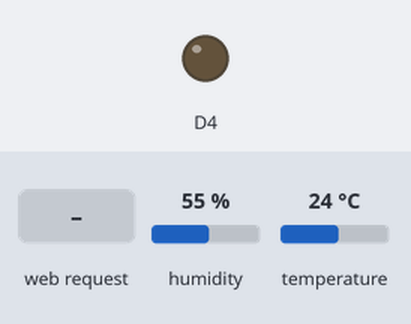
The sketch below on a simulated ESP8266 (NodeMCU). On the bench: output pins drawn as LEDs (lit = HIGH). The inputs (shaded band) are chosen by the test bench; at power-on: humidity 55 %, temperature 24 °C. WiFi joins after 1.5 s; servers stay silent unless stated; pins used as bus, display or sensor lines are not drawn; what the sketch prints to the serial monitor is not drawn.

Above: at 2.7 s.
2.8 s: HTTP request GET /LED=OFF received
At 3.4 s:
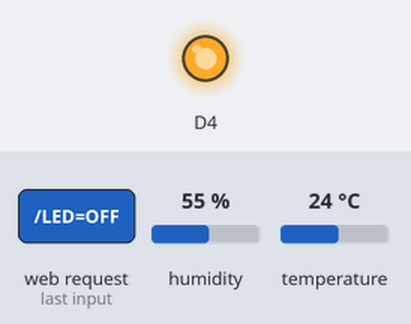
4.3 s: HTTP request GET /LED=ON received
Timing chart, 0 to 7.3 s (numbered marks = the images above; inputs shaded):
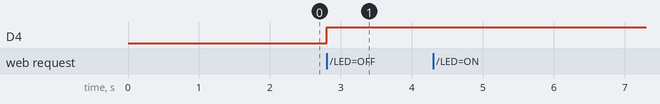

Measured:
- after the input at 2.8 s, D4: LOW → HIGH at once
- after the input at 4.3 s, every drawn part: stays the same

The sketch:

wifi_led_controll.ino
```cpp
#include <ESP8266WiFi.h>
#include "DHT.h"

#define DHTPIN D4     // what digital pin the DHT22 is conected to
#define DHTTYPE DHT22   // there are multiple kinds of DHT sensors

const char* ssid = "WeeFee";
const char* password = "weefeeisnotfree";

DHT dht(DHTPIN, DHTTYPE);

WiFiServer server(80);

void setup() {
  Serial.begin(115200);
  delay(10);


  pinMode(LED_BUILTIN, OUTPUT);     // Initialize the LED_BUILTIN pin as an output
  digitalWrite(LED_BUILTIN, LOW);

  // Connect to WiFi network
  Serial.println();
  Serial.println();
  Serial.print("Connecting to ");
  Serial.println(ssid);

  WiFi.begin(ssid, password);

  while (WiFi.status() != WL_CONNECTED) {
    delay(500);
    Serial.print(".");
  }
  Serial.println("");
  Serial.println("WiFi connected");

  // Start the server
  server.begin();
  Serial.println("Server started");

  // Print the IP address
  Serial.print("Use this URL : ");
  Serial.print("http://");
  Serial.print(WiFi.localIP());
  Serial.println("/");

}


void loop() {
  // Check if a client has connected
  WiFiClient client = server.available();
  if (!client) {
    return;
  }

  // Wait until the client sends some data
  Serial.println("new client");
  while(!client.available()){
    delay(1);
  }

  // Read the first line of the request
  String request = client.readStringUntil('\r');
  Serial.println(request);
  client.flush();

  // Match the request

  int value = LOW;
  float h;
  float f;
  if (request.indexOf("/LED=ON") != -1) {
    h = dht.readHumidity();
    // Read temperature as Celsius (the default)
    float t = dht.readTemperature();
    // Read temperature as Fahrenheit (isFahrenheit = true)
    f = dht.readTemperature(true);
    // Compute heat index in Fahrenheit (the default)
    float hif = dht.computeHeatIndex(f, h);
    // Compute heat index in Celsius (isFahreheit = false)
    float hic = dht.computeHeatIndex(t, h, false);


    digitalWrite(LED_BUILTIN, LOW);
    value = HIGH;
  }
  if (request.indexOf("/LED=OFF") != -1){
    digitalWrite(LED_BUILTIN, HIGH);
    value = LOW;
  }


  // Return the response
  client.println("HTTP/1.1 200 OK");
  client.println("Content-Type: text/html");
  client.println(""); //  do not forget this one
  client.println("<!DOCTYPE HTML>");
  client.println("<head><script src='https://ajax.googleapis.com/ajax/libs/jquery/3.2.1/jquery.min.js'></script></head>");
  client.println("<link rel='stylesheet' href='https://maxcdn.bootstrapcdn.com/bootstrap/4.0.0-beta.2/css/bootstrap.min.css' integrity='sha384-PsH8R72JQ3SOdhVi3uxftmaW6Vc51MKb0q5P2rRUpPvrszuE4W1povHYgTpBfshb' crossorigin='anonymous'>");
  client.println("<html>");

  client.println("Humidity: ");
  client.println(h);


  client.println("Temperature: ");
  client.println(f);

  client.println("<br>");
  client.println("Led pin is now: ");

  if(value == HIGH) {
    client.print("On");
  } else {
    client.print("Off");
  }
  client.println("<br><br>");
  client.println("<button class='btn btn-primary'><a href=\"/LED=ON\">here</a></button> turn the LED on pin 5 ON<br>");
  client.println("Click <a href=\"/LED=OFF\">here</a> turn the LED on pin 5 OFF<br>");
  client.println("</html>");

  delay(1);
  Serial.println("Client disconnected");
  Serial.println("");

}
```
